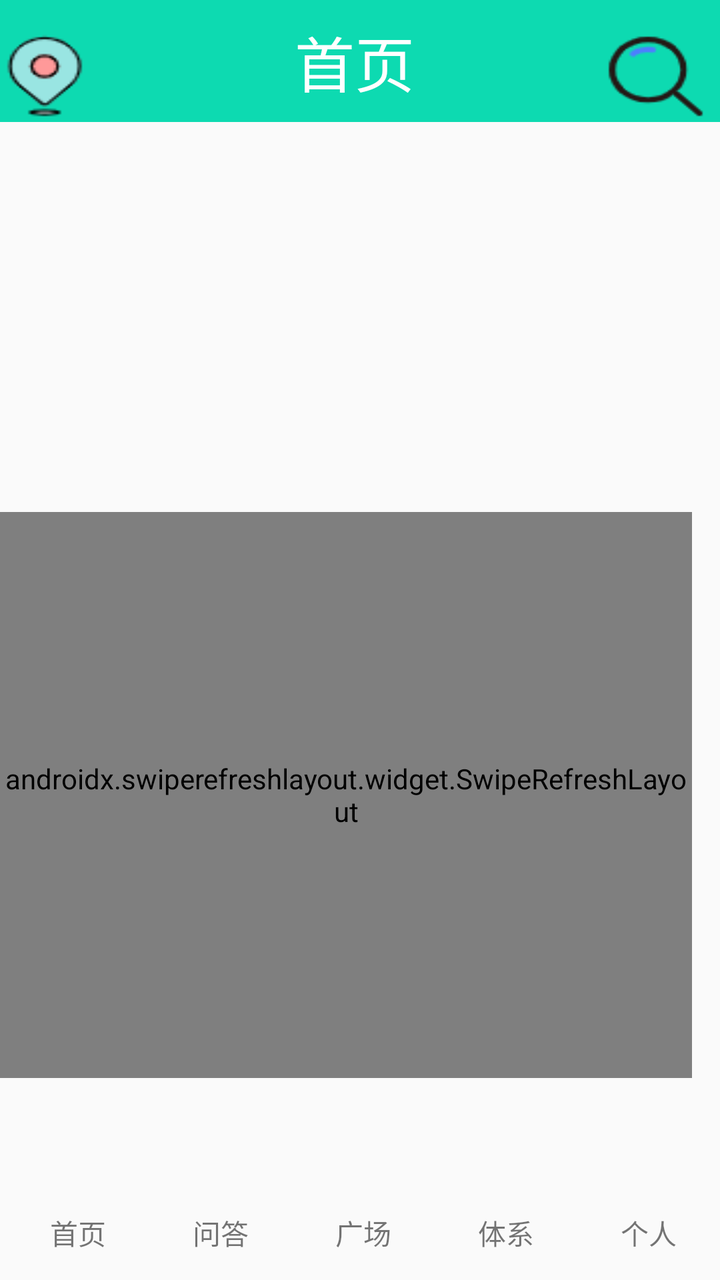
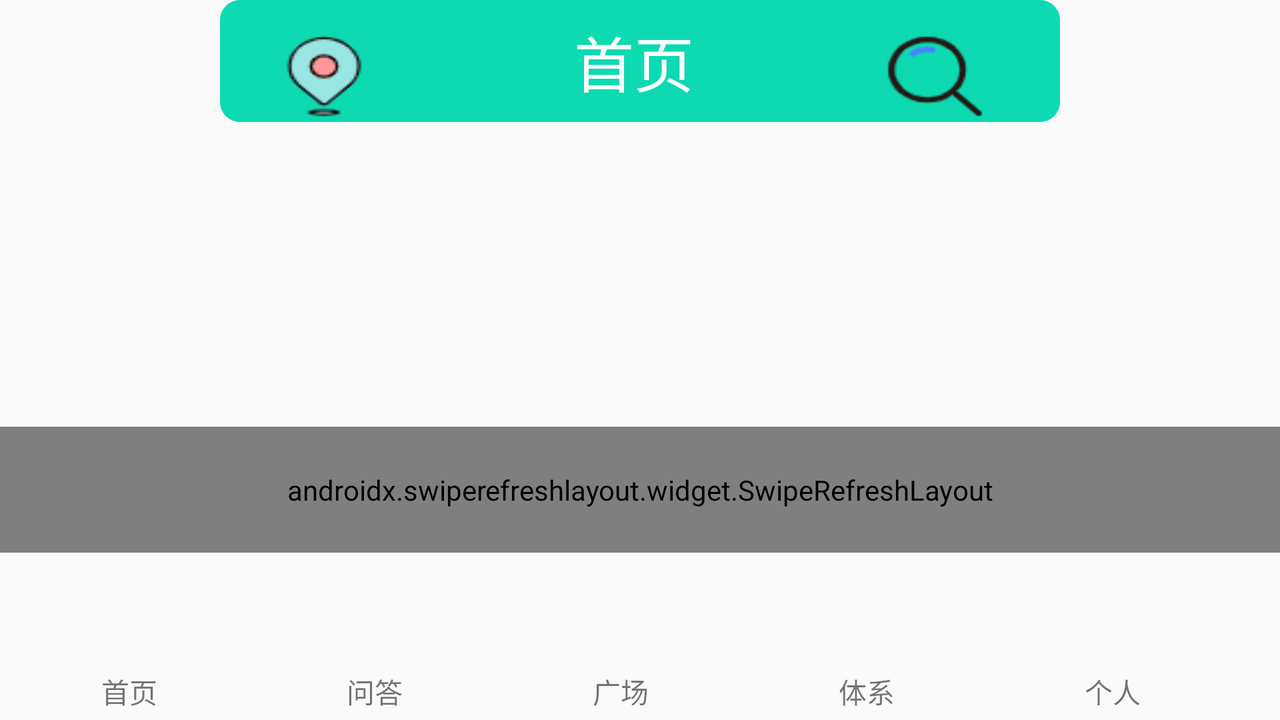

Two renders of one Android screen. The first uses the default layout on a phone; the second uses the alternative layout the repository ships for a different screen configuration, on a matching device. The two XML files are below.
<!-- AndroidManifest.xml: application theme Theme.Goods -->
<!-- res/layout/activity_next_list.xml -->
<?xml version="1.0" encoding="utf-8"?>
<RelativeLayout xmlns:android="http://schemas.android.com/apk/res/android"
    xmlns:app="http://schemas.android.com/apk/res-auto"
    xmlns:tools="http://schemas.android.com/tools"
    android:layout_width="match_parent"
    android:layout_height="match_parent"
    tools:context=".activities.ListActivity">

    <include
        android:id="@+id/include3"
        layout="@layout/title"
        android:layout_width="match_parent"
        android:layout_height="693dp"
        app:layout_constraintBottom_toBottomOf="parent"
        app:layout_constraintStart_toStartOf="parent" />





    <LinearLayout
        android:id="@+id/linearLayout9"
        android:layout_width="match_parent"
        android:layout_height="171dp"
        android:layout_alignParentTop="true"
        android:layout_marginTop="59dp"
        android:orientation="vertical"
        app:layout_constraintEnd_toEndOf="parent"
        app:layout_constraintStart_toStartOf="parent"
        app:layout_constraintTop_toTopOf="@+id/include3">

        <androidx.recyclerview.widget.RecyclerView
            android:id="@+id/recycle_view1"
            android:layout_width="match_parent"
            android:layout_height="match_parent" />
    </LinearLayout>










    <LinearLayout
        android:id="@+id/linearLayout10"
        android:layout_width="386dp"
        android:layout_height="374dp"
        android:layout_above="@+id/linearLayout11"
        android:layout_below="@+id/linearLayout9"
        android:layout_alignParentEnd="true"
        android:layout_alignParentRight="true"
        android:layout_marginTop="26dp"
        android:layout_marginEnd="14dp"
        android:layout_marginRight="14dp"
        android:layout_marginBottom="17dp"
        android:orientation="vertical"
        app:layout_constraintBottom_toTopOf="@+id/linearLayout11"
        app:layout_constraintEnd_toEndOf="parent"
        app:layout_constraintStart_toStartOf="parent"
        app:layout_constraintTop_toBottomOf="@+id/linearLayout9">

        <androidx.swiperefreshlayout.widget.SwipeRefreshLayout
            android:id="@+id/refresh_layout"
            android:layout_width="match_parent"
            android:layout_height="match_parent">

            <androidx.recyclerview.widget.RecyclerView
                android:id="@+id/list_1"
                android:layout_width="match_parent"
                android:layout_height="match_parent"
                app:layout_constraintEnd_toEndOf="parent"
                app:layout_constraintStart_toStartOf="parent"
                app:layout_constraintTop_toBottomOf="@+id/linearLayout9" />
        </androidx.swiperefreshlayout.widget.SwipeRefreshLayout>

    </LinearLayout>

    <LinearLayout
        android:id="@+id/linearLayout11"
        android:layout_width="406dp"
        android:layout_height="80dp"
        android:layout_alignParentBottom="true"
        android:layout_marginBottom="4dp"
        android:orientation="vertical"
        app:layout_constraintBottom_toBottomOf="@+id/include3"
        app:layout_constraintEnd_toEndOf="parent"
        app:layout_constraintStart_toStartOf="parent">

        <RadioGroup
            android:layout_width="match_parent"
            android:layout_height="wrap_content"
            android:orientation="horizontal">

            <RadioButton
                android:id="@+id/List_radioButton8"
                android:layout_width="10dp"
                android:layout_height="50dp"
                android:layout_weight="1"

                android:button="@null"
                android:gravity="center_horizontal"
                android:text=" " />

            <RadioButton
                android:id="@+id/List_radioButton9"
                android:layout_width="10dp"
                android:layout_height="50dp"
                android:layout_weight="1"

                android:button="@null"
                android:gravity="center_horizontal"
                android:text=" " />

            <RadioButton
                android:id="@+id/List_Guang_radioButton10"
                android:layout_width="10dp"
                android:layout_height="50dp"
                android:layout_weight="1"

                android:button="@null"
                android:gravity="center_horizontal"
                android:text=" " />

            <RadioButton
                android:id="@+id/List_radioButton13"
                android:layout_width="10dp"
                android:layout_height="50dp"
                android:layout_weight="1"

                android:button="@null"
                android:gravity="center_horizontal"
                android:text=" " />

            <RadioButton
                android:id="@+id/List_radioButton11"
                android:layout_width="10dp"
                android:layout_height="50dp"
                android:layout_weight="1"

                android:button="@null"
                android:gravity="center_horizontal"
                android:text=" " />
        </RadioGroup>

        <LinearLayout

            android:layout_width="match_parent"
            android:layout_height="wrap_content"
            android:orientation="horizontal">

            <TextView

                android:id="@+id/textView7"
                android:layout_width="wrap_content"
                android:layout_height="wrap_content"
                android:layout_weight="1"
                android:gravity="center"
                android:text=" 首页" />

            <TextView
                android:id="@+id/textView8"
                android:layout_width="wrap_content"
                android:layout_height="wrap_content"
                android:layout_weight="1"
                android:gravity="center"
                android:text="问答" />

            <TextView
                android:id="@+id/textView10"
                android:layout_width="wrap_content"
                android:layout_height="wrap_content"
                android:layout_weight="1"
                android:gravity="center"
                android:text="广场" />

            <TextView
                android:id="@+id/textView13"
                android:layout_width="wrap_content"
                android:layout_height="wrap_content"
                android:layout_weight="1"
                android:gravity="center"
                android:text="体系" />

            <TextView
                android:id="@+id/textView11"
                android:layout_width="wrap_content"
                android:layout_height="wrap_content"
                android:layout_weight="1"
                android:gravity="center"
                android:text="个人" />
        </LinearLayout>

    </LinearLayout>


</RelativeLayout>
<!-- res/layout/title.xml (included above) -->
<?xml version="1.0" encoding="utf-8"?>
<androidx.constraintlayout.widget.ConstraintLayout
    xmlns:android="http://schemas.android.com/apk/res/android"
    xmlns:app="http://schemas.android.com/apk/res-auto"
    xmlns:tools="http://schemas.android.com/tools"
    android:layout_width="match_parent"
    android:layout_height="match_parent">
    <LinearLayout
        android:layout_width="420dp"
        android:layout_height="61dp"
        android:orientation="horizontal"
        android:background="@drawable/lv_bu"
        app:layout_constraintEnd_toEndOf="parent"
        app:layout_constraintStart_toStartOf="parent"
        app:layout_constraintTop_toTopOf="parent">


       />


        <RadioButton
            android:id="@+id/leader"
            android:layout_width="10dp"
            android:layout_height="60dp"
            android:layout_weight="1"
            android:layout_marginLeft="15dp"
            android:background="@drawable/dao"
            android:button="@null"
            android:gravity="center" />

        <TextView
            android:id="@+id/textView2"
            android:layout_width="172dp"
            android:layout_height="match_parent"
            android:layout_weight="1"
            android:gravity="center"
            android:text="首页"
            android:textColor="#fff"
            android:textSize="30dp" />

        <RadioButton
            android:id="@+id/Select_Radio_Button"
            android:layout_width="1dp"
            android:layout_height="55dp"
            android:layout_marginRight="30dp"
            android:layout_weight="1"
            android:background="@drawable/select1"
            android:button="@null"
            android:gravity="center" />

    </LinearLayout>
</androidx.constraintlayout.widget.ConstraintLayout>
<!-- resources referenced by this layout -->
<resources>
  <!-- drawable dao: png bitmap (drawable, 1933 bytes) -->
  <!-- drawable lv_bu (drawable) -->
  <?xml version="1.0" encoding="utf-8"?>
  <selector xmlns:android="http://schemas.android.com/apk/res/android">
  <item android:state_pressed="true">
      <shape>
          <solid android:color="#FFE17F"/>
          <corners android:radius="15dp"/>
      </shape>
  </item>
      <item android:state_pressed="false">
          <shape>
              <solid android:color="#FC0BDAB1"/>
              <corners android:radius="10dp"/>
          </shape>
      </item>
  </selector>
  <!-- drawable select1 (drawable) -->
  <?xml version="1.0" encoding="utf-8"?>
  <selector xmlns:android="http://schemas.android.com/apk/res/android">
      <item android:state_checked="false" android:drawable="@drawable/se123"/>
      <item android:state_checked="true" android:drawable="@drawable/se123"/>
  </selector>
  <style name="Theme.Goods" parent="Theme.MaterialComponents.DayNight.DarkActionBar.Bridge">
          
          <item name="colorPrimary">@color/purple_500</item>
          <item name="colorPrimaryVariant">@color/purple_700</item>
          <item name="colorOnPrimary">@color/white</item>
          
          <item name="colorSecondary">@color/teal_200</item>
          <item name="colorSecondaryVariant">@color/teal_700</item>
          <item name="colorOnSecondary">@color/black</item>
          
          <item name="android:statusBarColor" tools:targetApi="l">?attr/colorPrimaryVariant</item>
          
      </style>
  <!-- drawable se123: png bitmap (drawable, 1920 bytes) -->
</resources>
<!-- res/layout-land/activity_next_list.xml (the repository's variant of the layout above) -->
<!-- drawn on the phone turned sideways -->
<?xml version="1.0" encoding="utf-8"?>
<RelativeLayout xmlns:android="http://schemas.android.com/apk/res/android"
    xmlns:app="http://schemas.android.com/apk/res-auto"
    xmlns:tools="http://schemas.android.com/tools"
    android:layout_width="match_parent"
    android:layout_height="match_parent"
    tools:context=".activities.ListActivity">

    <include
        android:id="@+id/include3"
        layout="@layout/title"
        android:layout_width="match_parent"
        android:layout_height="693dp"
        app:layout_constraintBottom_toBottomOf="parent"
        app:layout_constraintStart_toStartOf="parent" />






    








    <LinearLayout
        android:id="@+id/linearLayout9"
        android:layout_width="355dp"
        android:layout_height="162dp"
        android:layout_alignParentStart="true"
        android:layout_alignParentLeft="true"
        android:layout_alignParentTop="true"
        android:layout_marginStart="185dp"
        android:layout_marginLeft="185dp"
        android:layout_marginTop="61dp"
        android:orientation="vertical"
        app:layout_constraintEnd_toEndOf="parent"
        app:layout_constraintStart_toStartOf="parent"
        app:layout_constraintTop_toTopOf="@+id/include3">

        <androidx.recyclerview.widget.RecyclerView
            android:id="@+id/recycle_view1"
            android:layout_width="match_parent"
            android:layout_height="160dp" />
    </LinearLayout>

    <LinearLayout
        android:id="@+id/linearLayout10"
        android:layout_width="match_parent"
        android:layout_height="227dp"
        android:layout_above="@+id/linearLayout11"
        android:layout_below="@+id/linearLayout9"
        android:layout_alignParentEnd="true"
        android:layout_alignParentRight="true"
        android:layout_marginTop="-10dp"
        android:layout_marginEnd="0dp"
        android:layout_marginRight="0dp"
        android:layout_marginBottom="9dp"
        android:orientation="vertical"
        app:layout_constraintBottom_toTopOf="@+id/linearLayout11"
        app:layout_constraintEnd_toEndOf="parent"
        app:layout_constraintStart_toStartOf="parent"
        app:layout_constraintTop_toBottomOf="@+id/linearLayout9">

        <androidx.swiperefreshlayout.widget.SwipeRefreshLayout
            android:id="@+id/refresh_layout"
            android:layout_width="match_parent"
            android:layout_height="match_parent">

            <androidx.recyclerview.widget.RecyclerView
                android:id="@+id/list_1"
                android:layout_width="match_parent"
                android:layout_height="match_parent"
                app:layout_constraintEnd_toEndOf="parent"
                app:layout_constraintStart_toStartOf="parent"
                app:layout_constraintTop_toBottomOf="@+id/linearLayout9" />
        </androidx.swiperefreshlayout.widget.SwipeRefreshLayout>

    </LinearLayout>

    <LinearLayout
        android:id="@+id/linearLayout11"
        android:layout_width="693dp"
        android:layout_height="wrap_content"
        android:layout_alignParentEnd="true"
        android:layout_alignParentRight="true"
        android:layout_alignParentBottom="true"
        android:layout_marginEnd="22dp"
        android:layout_marginRight="22dp"
        android:layout_marginBottom="4dp"
        android:orientation="vertical"
        app:layout_constraintBottom_toBottomOf="@+id/include3"
        app:layout_constraintEnd_toEndOf="parent"
        app:layout_constraintStart_toStartOf="parent">

        <RadioGroup
            android:layout_width="match_parent"
            android:layout_height="wrap_content"
            android:orientation="horizontal">

            <RadioButton
                android:id="@+id/List_radioButton8"
                android:layout_width="10dp"
                android:layout_height="50dp"
                android:layout_weight="1"

                android:button="@null"
                android:gravity="center_horizontal"
                android:text=" " />

            <RadioButton
                android:id="@+id/List_radioButton9"
                android:layout_width="10dp"
                android:layout_height="50dp"
                android:layout_weight="1"

                android:button="@null"
                android:gravity="center_horizontal"
                android:text=" " />

            <RadioButton
                android:id="@+id/List_Guang_radioButton10"
                android:layout_width="10dp"
                android:layout_height="50dp"
                android:layout_weight="1"

                android:button="@null"
                android:gravity="center_horizontal"
                android:text=" " />

            <RadioButton
                android:id="@+id/List_radioButton13"
                android:layout_width="10dp"
                android:layout_height="50dp"
                android:layout_weight="1"

                android:button="@null"
                android:gravity="center_horizontal"
                android:text=" " />

            <RadioButton
                android:id="@+id/List_radioButton11"
                android:layout_width="10dp"
                android:layout_height="50dp"
                android:layout_weight="1"

                android:button="@null"
                android:gravity="center_horizontal"
                android:text=" " />
        </RadioGroup>

        <LinearLayout

            android:layout_width="match_parent"
            android:layout_height="wrap_content"
            android:orientation="horizontal">

            <TextView

                android:id="@+id/textView7"
                android:layout_width="wrap_content"
                android:layout_height="wrap_content"
                android:layout_weight="1"
                android:gravity="center"
                android:text=" 首页" />

            <TextView
                android:id="@+id/textView8"
                android:layout_width="wrap_content"
                android:layout_height="wrap_content"
                android:layout_weight="1"
                android:gravity="center"
                android:text="问答" />

            <TextView
                android:id="@+id/textView10"
                android:layout_width="wrap_content"
                android:layout_height="wrap_content"
                android:layout_weight="1"
                android:gravity="center"
                android:text="广场" />

            <TextView
                android:id="@+id/textView13"
                android:layout_width="wrap_content"
                android:layout_height="wrap_content"
                android:layout_weight="1"
                android:gravity="center"
                android:text="体系" />

            <TextView
                android:id="@+id/textView11"
                android:layout_width="wrap_content"
                android:layout_height="wrap_content"
                android:layout_weight="1"
                android:gravity="center"
                android:text="个人" />
        </LinearLayout>

    </LinearLayout>


</RelativeLayout>
